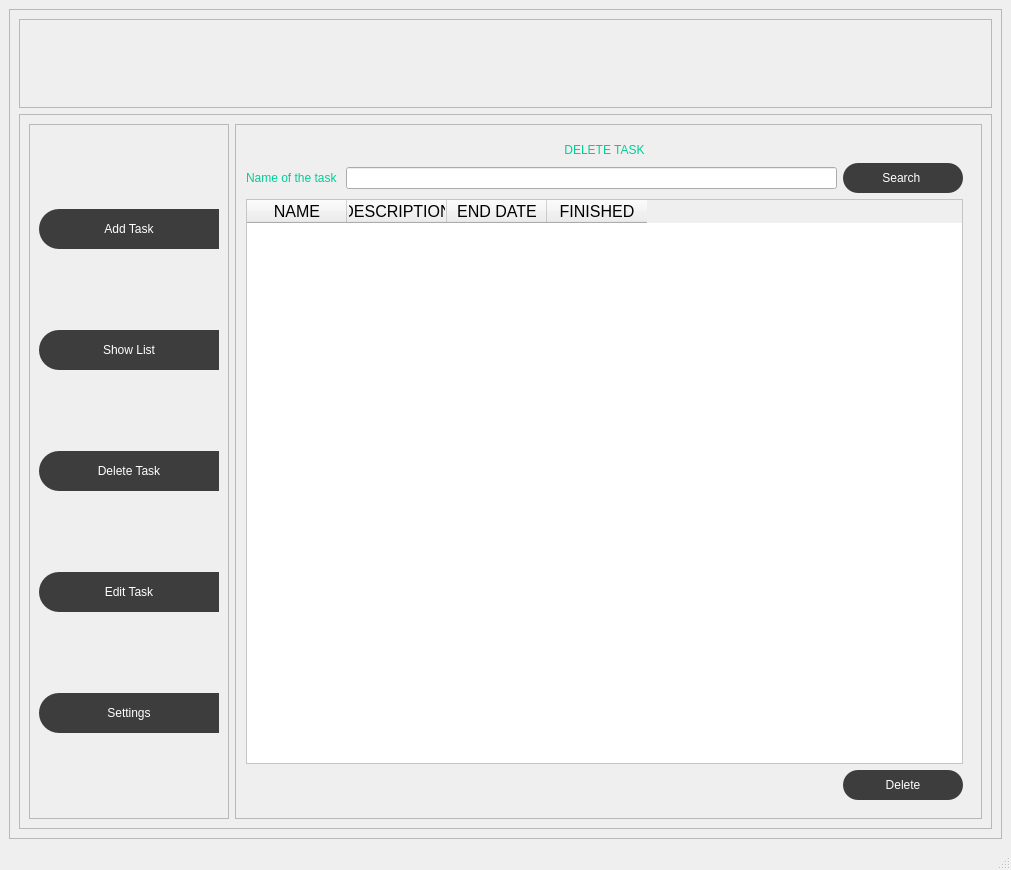
<?xml version="1.0" encoding="UTF-8"?>
<ui version="4.0">
 <author>emersondivB0</author>
 <class>MainWindow</class>
 <widget class="QMainWindow" name="MainWindow">
  <property name="geometry">
   <rect>
    <x>0</x>
    <y>0</y>
    <width>1011</width>
    <height>870</height>
   </rect>
  </property>
  <property name="windowTitle">
   <string>MainWindow</string>
  </property>
  <widget class="QWidget" name="centralwidget">
   <layout class="QVBoxLayout" name="verticalLayout">
    <item>
     <widget class="QFrame" name="frame">
      <property name="frameShape">
       <enum>QFrame::StyledPanel</enum>
      </property>
      <property name="frameShadow">
       <enum>QFrame::Raised</enum>
      </property>
      <layout class="QVBoxLayout" name="verticalLayout_2" stretch="1,8">
       <item>
        <widget class="QFrame" name="frame_superior">
         <property name="minimumSize">
          <size>
           <width>0</width>
           <height>42</height>
          </size>
         </property>
         <property name="styleSheet">
          <string notr="true">QPushButton {
background-color:#000000ff;
border-radius:20px;
}

QPushButton:hover {
background-color:rgb(61,61,61);
border-radius:20px;
}</string>
         </property>
         <property name="frameShape">
          <enum>QFrame::StyledPanel</enum>
         </property>
         <property name="frameShadow">
          <enum>QFrame::Raised</enum>
         </property>
         <layout class="QHBoxLayout" name="horizontalLayout">
          <item>
           <widget class="QPushButton" name="bt_menu">
            <property name="minimumSize">
             <size>
              <width>200</width>
              <height>0</height>
             </size>
            </property>
            <property name="text">
             <string/>
            </property>
            <property name="icon">
             <iconset>
              <normaloff>../../../../../../home/emerson/.designer/images/menu-icon.png</normaloff>../../../../../../home/emerson/.designer/images/menu-icon.png</iconset>
            </property>
            <property name="iconSize">
             <size>
              <width>38</width>
              <height>38</height>
             </size>
            </property>
           </widget>
          </item>
          <item>
           <spacer name="horizontalSpacer">
            <property name="orientation">
             <enum>Qt::Horizontal</enum>
            </property>
            <property name="sizeHint" stdset="0">
             <size>
              <width>283</width>
              <height>20</height>
             </size>
            </property>
           </spacer>
          </item>
          <item>
           <widget class="QPushButton" name="bt_user">
            <property name="minimumSize">
             <size>
              <width>40</width>
              <height>40</height>
             </size>
            </property>
            <property name="text">
             <string/>
            </property>
            <property name="icon">
             <iconset>
              <normaloff>../../../../../../home/emerson/.designer/images/contact-icon.png</normaloff>../../../../../../home/emerson/.designer/images/contact-icon.png</iconset>
            </property>
            <property name="iconSize">
             <size>
              <width>38</width>
              <height>38</height>
             </size>
            </property>
           </widget>
          </item>
         </layout>
        </widget>
       </item>
       <item>
        <widget class="QFrame" name="frame_content">
         <property name="minimumSize">
          <size>
           <width>0</width>
           <height>0</height>
          </size>
         </property>
         <property name="maximumSize">
          <size>
           <width>16777215</width>
           <height>16777215</height>
          </size>
         </property>
         <property name="styleSheet">
          <string notr="true">QPushButton {
background-color: rgb(61,61,61);
border-top-left-radius:20px;
border-bottom-left-radius:20px;
color: rgb(255,255,255);
font:77 10pt &quot;Arial Black&quot;;
}

QPushButton:hover {
background-color: white;
border-top-left-radius:20px;
border-bottom-left-radius:20px;
color: rgb(0,0,0);
font:77 10pt &quot;Arial Black&quot;;
}</string>
         </property>
         <property name="frameShape">
          <enum>QFrame::StyledPanel</enum>
         </property>
         <property name="frameShadow">
          <enum>QFrame::Raised</enum>
         </property>
         <layout class="QHBoxLayout" name="horizontalLayout_2">
          <item>
           <widget class="QFrame" name="frame_control">
            <property name="minimumSize">
             <size>
              <width>200</width>
              <height>0</height>
             </size>
            </property>
            <property name="maximumSize">
             <size>
              <width>0</width>
              <height>16777215</height>
             </size>
            </property>
            <property name="frameShape">
             <enum>QFrame::StyledPanel</enum>
            </property>
            <property name="frameShadow">
             <enum>QFrame::Raised</enum>
            </property>
            <layout class="QVBoxLayout" name="verticalLayout_3">
             <item>
              <widget class="QPushButton" name="bt_add_main">
               <property name="minimumSize">
                <size>
                 <width>0</width>
                 <height>40</height>
                </size>
               </property>
               <property name="text">
                <string>Add Task</string>
               </property>
               <property name="icon">
                <iconset>
                 <normaloff>../../../../../../home/emerson/.designer/images/add-icon.png</normaloff>../../../../../../home/emerson/.designer/images/add-icon.png</iconset>
               </property>
               <property name="iconSize">
                <size>
                 <width>35</width>
                 <height>35</height>
                </size>
               </property>
              </widget>
             </item>
             <item>
              <widget class="QPushButton" name="bt_show_main">
               <property name="minimumSize">
                <size>
                 <width>0</width>
                 <height>40</height>
                </size>
               </property>
               <property name="text">
                <string>Show List</string>
               </property>
               <property name="icon">
                <iconset>
                 <normaloff>../../../../../../home/emerson/.designer/images/list-icon.png</normaloff>../../../../../../home/emerson/.designer/images/list-icon.png</iconset>
               </property>
               <property name="iconSize">
                <size>
                 <width>35</width>
                 <height>35</height>
                </size>
               </property>
              </widget>
             </item>
             <item>
              <widget class="QPushButton" name="bt_delete_main">
               <property name="minimumSize">
                <size>
                 <width>0</width>
                 <height>40</height>
                </size>
               </property>
               <property name="text">
                <string>Delete Task</string>
               </property>
               <property name="icon">
                <iconset>
                 <normaloff>../../../../../../home/emerson/.designer/images/delete-icon.png</normaloff>../../../../../../home/emerson/.designer/images/delete-icon.png</iconset>
               </property>
               <property name="iconSize">
                <size>
                 <width>35</width>
                 <height>35</height>
                </size>
               </property>
              </widget>
             </item>
             <item>
              <widget class="QPushButton" name="bt_edit_main">
               <property name="minimumSize">
                <size>
                 <width>0</width>
                 <height>40</height>
                </size>
               </property>
               <property name="text">
                <string>Edit Task</string>
               </property>
               <property name="icon">
                <iconset>
                 <normaloff>../../../../../../home/emerson/.designer/images/edit-logo.png</normaloff>../../../../../../home/emerson/.designer/images/edit-logo.png</iconset>
               </property>
               <property name="iconSize">
                <size>
                 <width>35</width>
                 <height>35</height>
                </size>
               </property>
              </widget>
             </item>
             <item>
              <widget class="QPushButton" name="pushButton">
               <property name="minimumSize">
                <size>
                 <width>0</width>
                 <height>40</height>
                </size>
               </property>
               <property name="text">
                <string>Settings</string>
               </property>
               <property name="icon">
                <iconset>
                 <normaloff>../../../../../../home/emerson/.designer/images/settings-icon.png</normaloff>../../../../../../home/emerson/.designer/images/settings-icon.png</iconset>
               </property>
               <property name="iconSize">
                <size>
                 <width>35</width>
                 <height>35</height>
                </size>
               </property>
              </widget>
             </item>
            </layout>
           </widget>
          </item>
          <item>
           <widget class="QFrame" name="frame_pages">
            <property name="minimumSize">
             <size>
              <width>0</width>
              <height>0</height>
             </size>
            </property>
            <property name="maximumSize">
             <size>
              <width>16777215</width>
              <height>16777215</height>
             </size>
            </property>
            <property name="styleSheet">
             <string notr="true">QLabel {
font: 87 12pt &quot;Arial Black&quot;;
background-color:#000000ff;
color: rgb(0,206,151);
border: 0px solid #14CBDC;
}

QLineEdit {
border 0px;
color: rgb(255,255,255);
border-bottom: 2px solid rgb(61,61,61);
font: 75 12pt &quot;Times New Roman&quot;;
}

QPushButton {
background-color: rgb(61,61,61);
border-radius: 15px;
color: rgb(255,255,255);
font: 77 10pt &quot;Arial Black&quot;;
}

QPushButton:hover {
background-color: rgb(0,206,151);
border-radius: 15px;
color: rgb(0,0,0);
font: 77 10pt &quot;Arial Black&quot;;
}

QTableWidget {
background-color: rgb(255,255,255);
color: rgb(0,0,0);
grid-line color: rgb(0,206,151);
font-size: 12pt;
color: #000000;
}</string>
            </property>
            <property name="frameShape">
             <enum>QFrame::StyledPanel</enum>
            </property>
            <property name="frameShadow">
             <enum>QFrame::Raised</enum>
            </property>
            <layout class="QHBoxLayout" name="horizontalLayout_3">
             <property name="spacing">
              <number>0</number>
             </property>
             <property name="leftMargin">
              <number>1</number>
             </property>
             <item>
              <widget class="QStackedWidget" name="stackedWidget">
               <property name="minimumSize">
                <size>
                 <width>200</width>
                 <height>30</height>
                </size>
               </property>
               <property name="currentIndex">
                <number>2</number>
               </property>
               <widget class="QWidget" name="page_add">
                <layout class="QVBoxLayout" name="verticalLayout_7">
                 <item>
                  <widget class="QLabel" name="label_4">
                   <property name="text">
                    <string>ADD NEW TASK</string>
                   </property>
                   <property name="alignment">
                    <set>Qt::AlignCenter</set>
                   </property>
                  </widget>
                 </item>
                 <item>
                  <spacer name="verticalSpacer">
                   <property name="orientation">
                    <enum>Qt::Vertical</enum>
                   </property>
                   <property name="sizeHint" stdset="0">
                    <size>
                     <width>20</width>
                     <height>40</height>
                    </size>
                   </property>
                  </spacer>
                 </item>
                 <item>
                  <layout class="QHBoxLayout" name="horizontalLayout_5">
                   <item>
                    <spacer name="horizontalSpacer_5">
                     <property name="orientation">
                      <enum>Qt::Horizontal</enum>
                     </property>
                     <property name="sizeHint" stdset="0">
                      <size>
                       <width>40</width>
                       <height>20</height>
                      </size>
                     </property>
                    </spacer>
                   </item>
                   <item>
                    <layout class="QVBoxLayout" name="verticalLayout_5">
                     <property name="spacing">
                      <number>60</number>
                     </property>
                     <item>
                      <widget class="QLabel" name="label_6">
                       <property name="minimumSize">
                        <size>
                         <width>0</width>
                         <height>30</height>
                        </size>
                       </property>
                       <property name="text">
                        <string>Name</string>
                       </property>
                      </widget>
                     </item>
                     <item>
                      <widget class="QLabel" name="label_2">
                       <property name="text">
                        <string>Description </string>
                       </property>
                      </widget>
                     </item>
                     <item>
                      <widget class="QLabel" name="label_3">
                       <property name="text">
                        <string>End Date</string>
                       </property>
                      </widget>
                     </item>
                    </layout>
                   </item>
                   <item>
                    <layout class="QVBoxLayout" name="verticalLayout_6">
                     <property name="spacing">
                      <number>30</number>
                     </property>
                     <item>
                      <widget class="QLineEdit" name="add_name">
                       <property name="minimumSize">
                        <size>
                         <width>0</width>
                         <height>30</height>
                        </size>
                       </property>
                      </widget>
                     </item>
                     <item>
                      <widget class="QLineEdit" name="add_description">
                       <property name="minimumSize">
                        <size>
                         <width>0</width>
                         <height>100</height>
                        </size>
                       </property>
                      </widget>
                     </item>
                     <item>
                      <widget class="QLineEdit" name="add_date"/>
                     </item>
                    </layout>
                   </item>
                   <item>
                    <spacer name="horizontalSpacer_4">
                     <property name="orientation">
                      <enum>Qt::Horizontal</enum>
                     </property>
                     <property name="sizeHint" stdset="0">
                      <size>
                       <width>40</width>
                       <height>20</height>
                      </size>
                     </property>
                    </spacer>
                   </item>
                  </layout>
                 </item>
                 <item>
                  <spacer name="verticalSpacer_2">
                   <property name="orientation">
                    <enum>Qt::Vertical</enum>
                   </property>
                   <property name="sizeHint" stdset="0">
                    <size>
                     <width>20</width>
                     <height>40</height>
                    </size>
                   </property>
                  </spacer>
                 </item>
                 <item>
                  <layout class="QHBoxLayout" name="horizontalLayout_6">
                   <item>
                    <widget class="QLabel" name="signal_add">
                     <property name="minimumSize">
                      <size>
                       <width>200</width>
                       <height>30</height>
                      </size>
                     </property>
                     <property name="text">
                      <string/>
                     </property>
                    </widget>
                   </item>
                   <item>
                    <spacer name="horizontalSpacer_3">
                     <property name="orientation">
                      <enum>Qt::Horizontal</enum>
                     </property>
                     <property name="sizeHint" stdset="0">
                      <size>
                       <width>40</width>
                       <height>20</height>
                      </size>
                     </property>
                    </spacer>
                   </item>
                   <item>
                    <widget class="QPushButton" name="bt_add">
                     <property name="minimumSize">
                      <size>
                       <width>120</width>
                       <height>30</height>
                      </size>
                     </property>
                     <property name="text">
                      <string>Add</string>
                     </property>
                    </widget>
                   </item>
                  </layout>
                 </item>
                </layout>
               </widget>
               <widget class="QWidget" name="page_show">
                <layout class="QVBoxLayout" name="verticalLayout_4">
                 <item>
                  <widget class="QLabel" name="label">
                   <property name="layoutDirection">
                    <enum>Qt::LeftToRight</enum>
                   </property>
                   <property name="text">
                    <string>TASKS</string>
                   </property>
                   <property name="alignment">
                    <set>Qt::AlignCenter</set>
                   </property>
                  </widget>
                 </item>
                 <item>
                  <widget class="QTableWidget" name="table_tasks">
                   <column>
                    <property name="text">
                     <string>NAME</string>
                    </property>
                   </column>
                   <column>
                    <property name="text">
                     <string>DESCRIPTION</string>
                    </property>
                   </column>
                   <column>
                    <property name="text">
                     <string>END DATE</string>
                    </property>
                   </column>
                   <column>
                    <property name="text">
                     <string>FINISHED</string>
                    </property>
                   </column>
                  </widget>
                 </item>
                 <item>
                  <layout class="QHBoxLayout" name="horizontalLayout_4">
                   <item>
                    <widget class="QLabel" name="signal_list">
                     <property name="minimumSize">
                      <size>
                       <width>200</width>
                       <height>30</height>
                      </size>
                     </property>
                     <property name="text">
                      <string/>
                     </property>
                    </widget>
                   </item>
                   <item>
                    <spacer name="horizontalSpacer_2">
                     <property name="orientation">
                      <enum>Qt::Horizontal</enum>
                     </property>
                     <property name="sizeHint" stdset="0">
                      <size>
                       <width>40</width>
                       <height>20</height>
                      </size>
                     </property>
                    </spacer>
                   </item>
                   <item>
                    <widget class="QPushButton" name="bt_refresh">
                     <property name="minimumSize">
                      <size>
                       <width>120</width>
                       <height>30</height>
                      </size>
                     </property>
                     <property name="text">
                      <string>Refresh</string>
                     </property>
                    </widget>
                   </item>
                  </layout>
                 </item>
                </layout>
               </widget>
               <widget class="QWidget" name="page_delete">
                <layout class="QVBoxLayout" name="verticalLayout_11">
                 <item>
                  <widget class="QLabel" name="label_13">
                   <property name="text">
                    <string>DELETE TASK</string>
                   </property>
                   <property name="alignment">
                    <set>Qt::AlignCenter</set>
                   </property>
                  </widget>
                 </item>
                 <item>
                  <layout class="QHBoxLayout" name="horizontalLayout_10">
                   <item>
                    <widget class="QLabel" name="label_14">
                     <property name="text">
                      <string>Name of the task </string>
                     </property>
                    </widget>
                   </item>
                   <item>
                    <widget class="QLineEdit" name="delete_search"/>
                   </item>
                   <item>
                    <widget class="QPushButton" name="bt_search_delete">
                     <property name="minimumSize">
                      <size>
                       <width>120</width>
                       <height>30</height>
                      </size>
                     </property>
                     <property name="text">
                      <string>Search </string>
                     </property>
                    </widget>
                   </item>
                  </layout>
                 </item>
                 <item>
                  <widget class="QTableWidget" name="table_delete">
                   <property name="font">
                    <font>
                     <pointsize>12</pointsize>
                    </font>
                   </property>
                   <column>
                    <property name="text">
                     <string>NAME</string>
                    </property>
                   </column>
                   <column>
                    <property name="text">
                     <string>DESCRIPTION</string>
                    </property>
                   </column>
                   <column>
                    <property name="text">
                     <string>END DATE</string>
                    </property>
                   </column>
                   <column>
                    <property name="text">
                     <string>FINISHED</string>
                    </property>
                   </column>
                  </widget>
                 </item>
                 <item>
                  <layout class="QHBoxLayout" name="horizontalLayout_11">
                   <item>
                    <widget class="QLabel" name="signal_delete">
                     <property name="minimumSize">
                      <size>
                       <width>200</width>
                       <height>30</height>
                      </size>
                     </property>
                     <property name="text">
                      <string/>
                     </property>
                    </widget>
                   </item>
                   <item>
                    <spacer name="horizontalSpacer_9">
                     <property name="orientation">
                      <enum>Qt::Horizontal</enum>
                     </property>
                     <property name="sizeHint" stdset="0">
                      <size>
                       <width>40</width>
                       <height>20</height>
                      </size>
                     </property>
                    </spacer>
                   </item>
                   <item>
                    <widget class="QPushButton" name="bt_delete">
                     <property name="minimumSize">
                      <size>
                       <width>120</width>
                       <height>30</height>
                      </size>
                     </property>
                     <property name="text">
                      <string>Delete</string>
                     </property>
                    </widget>
                   </item>
                  </layout>
                 </item>
                </layout>
               </widget>
               <widget class="QWidget" name="page_edit">
                <layout class="QVBoxLayout" name="verticalLayout_10">
                 <item>
                  <widget class="QLabel" name="label_12">
                   <property name="minimumSize">
                    <size>
                     <width>0</width>
                     <height>30</height>
                    </size>
                   </property>
                   <property name="baseSize">
                    <size>
                     <width>0</width>
                     <height>0</height>
                    </size>
                   </property>
                   <property name="text">
                    <string>EDIT TASK</string>
                   </property>
                   <property name="alignment">
                    <set>Qt::AlignCenter</set>
                   </property>
                  </widget>
                 </item>
                 <item>
                  <spacer name="verticalSpacer_5">
                   <property name="orientation">
                    <enum>Qt::Vertical</enum>
                   </property>
                   <property name="sizeHint" stdset="0">
                    <size>
                     <width>20</width>
                     <height>40</height>
                    </size>
                   </property>
                  </spacer>
                 </item>
                 <item>
                  <layout class="QHBoxLayout" name="horizontalLayout_8">
                   <item>
                    <widget class="QLabel" name="label_7">
                     <property name="text">
                      <string>NAME OF THE TASK </string>
                     </property>
                    </widget>
                   </item>
                   <item>
                    <widget class="QLineEdit" name="edit_search"/>
                   </item>
                   <item>
                    <widget class="QPushButton" name="bt_edit_search">
                     <property name="minimumSize">
                      <size>
                       <width>120</width>
                       <height>30</height>
                      </size>
                     </property>
                     <property name="text">
                      <string>Search </string>
                     </property>
                    </widget>
                   </item>
                  </layout>
                 </item>
                 <item>
                  <spacer name="verticalSpacer_3">
                   <property name="orientation">
                    <enum>Qt::Vertical</enum>
                   </property>
                   <property name="sizeHint" stdset="0">
                    <size>
                     <width>20</width>
                     <height>40</height>
                    </size>
                   </property>
                  </spacer>
                 </item>
                 <item>
                  <layout class="QHBoxLayout" name="horizontalLayout_7">
                   <item>
                    <spacer name="horizontalSpacer_8">
                     <property name="orientation">
                      <enum>Qt::Horizontal</enum>
                     </property>
                     <property name="sizeHint" stdset="0">
                      <size>
                       <width>40</width>
                       <height>20</height>
                      </size>
                     </property>
                    </spacer>
                   </item>
                   <item>
                    <layout class="QVBoxLayout" name="verticalLayout_8">
                     <property name="spacing">
                      <number>60</number>
                     </property>
                     <item>
                      <widget class="QLabel" name="label_8">
                       <property name="text">
                        <string>Name</string>
                       </property>
                      </widget>
                     </item>
                     <item>
                      <widget class="QLabel" name="label_9">
                       <property name="text">
                        <string>Description </string>
                       </property>
                      </widget>
                     </item>
                     <item>
                      <widget class="QLabel" name="label_10">
                       <property name="text">
                        <string>End Date</string>
                       </property>
                      </widget>
                     </item>
                    </layout>
                   </item>
                   <item>
                    <layout class="QVBoxLayout" name="verticalLayout_9">
                     <property name="spacing">
                      <number>30</number>
                     </property>
                     <item>
                      <widget class="QLineEdit" name="edit_name"/>
                     </item>
                     <item>
                      <widget class="QLineEdit" name="edit_description">
                       <property name="minimumSize">
                        <size>
                         <width>0</width>
                         <height>100</height>
                        </size>
                       </property>
                      </widget>
                     </item>
                     <item>
                      <widget class="QLineEdit" name="edit_date"/>
                     </item>
                    </layout>
                   </item>
                   <item>
                    <spacer name="horizontalSpacer_7">
                     <property name="orientation">
                      <enum>Qt::Horizontal</enum>
                     </property>
                     <property name="sizeHint" stdset="0">
                      <size>
                       <width>40</width>
                       <height>20</height>
                      </size>
                     </property>
                    </spacer>
                   </item>
                  </layout>
                 </item>
                 <item>
                  <spacer name="verticalSpacer_4">
                   <property name="orientation">
                    <enum>Qt::Vertical</enum>
                   </property>
                   <property name="sizeHint" stdset="0">
                    <size>
                     <width>20</width>
                     <height>40</height>
                    </size>
                   </property>
                  </spacer>
                 </item>
                 <item>
                  <layout class="QHBoxLayout" name="horizontalLayout_9">
                   <item>
                    <widget class="QLabel" name="signal_edit">
                     <property name="minimumSize">
                      <size>
                       <width>200</width>
                       <height>30</height>
                      </size>
                     </property>
                     <property name="text">
                      <string/>
                     </property>
                    </widget>
                   </item>
                   <item>
                    <spacer name="horizontalSpacer_6">
                     <property name="orientation">
                      <enum>Qt::Horizontal</enum>
                     </property>
                     <property name="sizeHint" stdset="0">
                      <size>
                       <width>40</width>
                       <height>20</height>
                      </size>
                     </property>
                    </spacer>
                   </item>
                   <item>
                    <widget class="QPushButton" name="bt_edit">
                     <property name="minimumSize">
                      <size>
                       <width>120</width>
                       <height>30</height>
                      </size>
                     </property>
                     <property name="text">
                      <string>Update </string>
                     </property>
                    </widget>
                   </item>
                  </layout>
                 </item>
                </layout>
               </widget>
               <widget class="QWidget" name="page_settings"/>
              </widget>
             </item>
            </layout>
           </widget>
          </item>
         </layout>
        </widget>
       </item>
      </layout>
     </widget>
    </item>
   </layout>
  </widget>
  <widget class="QStatusBar" name="statusbar"/>
 </widget>
 <resources/>
 <connections/>
 <designerdata>
  <property name="gridDeltaX">
   <number>10</number>
  </property>
  <property name="gridDeltaY">
   <number>10</number>
  </property>
  <property name="gridSnapX">
   <bool>true</bool>
  </property>
  <property name="gridSnapY">
   <bool>true</bool>
  </property>
  <property name="gridVisible">
   <bool>false</bool>
  </property>
 </designerdata>
</ui>
